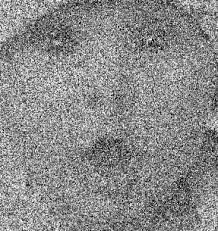
#> input picture Exercise/baby.jpeg, 218 x 231 px; its folder holds only this picture in this run
$ python 07.py
#> lines starting #> are read from the running program, lines starting #| are printed output that depends on the picture; after the words box and inside, x2 and y2 are one past the last pixel; in counts of white or black regions, pixels touching at a corner belong together
import numpy as np
import imageio.v2 as iio
import scipy.ndimage as sn
from skimage import filters, feature # Import feature cho Canny
import matplotlib.pylab as plt
import os

# Đường dẫn đến thư mục chứa ảnh bài tập
exercise_folder = 'Exercise'
output_folder_bai7 = 'Output_Bai7'

# Tạo thư mục output nếu chưa tồn tại
os.makedirs(output_folder_bai7, exist_ok=True)

print(f"\n--- Bắt đầu xử lý Bài tập 7: Xác định biên ảnh từ thư mục '{exercise_folder}' ---")

# Lặp qua tất cả các tệp trong thư mục Exercise
for filename in os.listdir(exercise_folder):
    if filename.lower().endswith(('.png', '.jpg', '.jpeg', '.gif', '.bmp')):
        file_path = os.path.join(exercise_folder, filename)
        base_name = os.path.splitext(filename)[0]

        print(f"\nĐang xử lý ảnh: {filename}")

        try:
            # 1. Mở ảnh và chuyển sang grayscale (sử dụng mode='L' thay cho as_gray) [cite: 5, 6]
            a = iio.imread(file_path, mode='L').astype(np.uint8)
#> a is the input picture: shape (231, 218); min 0, max 255, mean 137.8

            # Hiển thị ảnh gốc
            plt.figure(figsize=(6, 6))
            plt.imshow(a, cmap='gray')
            plt.title(f'Ảnh Gốc ({filename})')
            plt.axis('off')
            plt.show()

            # 2. Khử nhiễu trước khi xác định biên (Quan trọng!) [cite: 46]
            # Gaussian blur là lựa chọn tốt để làm mịn ảnh và giảm nhiễu trước khi phát hiện biên.
            a_denoised = sn.gaussian_filter(a, sigma=1.5) # sigma có thể điều chỉnh để đạt hiệu quả tốt nhất
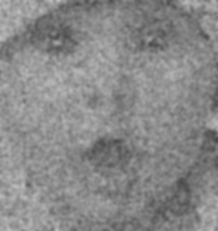
#> a_denoised: shape (231, 218); min 68, max 191, mean 136.8
            print(f"  Đã khử nhiễu cho {filename} bằng Gaussian Filter.")

            # 3. Áp dụng các bộ lọc xác định biên

            # Sobel filter
            # Sobel filter sử dụng 2 kênh để tìm cạnh ngang và dọc của biên ảnh. [cite: 39]
            edges_sobel = filters.sobel(a_denoised)
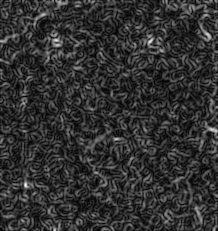
#> edges_sobel: shape (231, 218) float64; min 0, max 0.141, mean 0.0273; drawn with min black and max white
            # Sobel có thể trả về giá trị float, cần chuẩn hóa về 0-255 và uint8 để lưu và hiển thị
            edges_sobel_uint8 = np.clip(edges_sobel * 255 / edges_sobel.max(), 0, 255).astype(np.uint8)
            iio.imsave(os.path.join(output_folder_bai7, f'{base_name}_sobel_edge.png'), edges_sobel_uint8)
            print(f"  Đã áp dụng Sobel Filter và lưu: {base_name}_sobel_edge.png")
            plt.imshow(edges_sobel_uint8, cmap='gray')
            plt.title('Sobel Edge Detection')
            plt.axis('off')
            plt.show()

            # Prewitt filter
            edges_prewitt = filters.prewitt(a_denoised)
            edges_prewitt_uint8 = np.clip(edges_prewitt * 255 / edges_prewitt.max(), 0, 255).astype(np.uint8)
            iio.imsave(os.path.join(output_folder_bai7, f'{base_name}_prewitt_edge.png'), edges_prewitt_uint8)
            print(f"  Đã áp dụng Prewitt Filter và lưu: {base_name}_prewitt_edge.png")
            plt.imshow(edges_prewitt_uint8, cmap='gray')
            plt.title('Prewitt Edge Detection')
            plt.axis('off')
            plt.show()

            # Canny filter
            edges_canny = feature.canny(a_denoised, sigma=3).astype(np.uint8) * 255
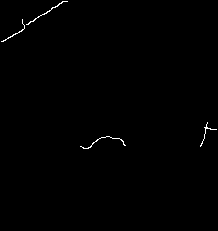
#> edges_canny: shape (231, 218); 0.41% white in thin lines or dots, all inside (x1, y1, x2, y2) = (1, 1, 217, 149)
            iio.imsave(os.path.join(output_folder_bai7, f'{base_name}_canny_edge.png'), edges_canny)
            print(f"  Đã áp dụng Canny Filter và lưu: {base_name}_canny_edge.png")
            plt.imshow(edges_canny, cmap='gray')
            plt.title('Canny Edge Detection')
            plt.axis('off')
            plt.show()

            # Laplacian filter
            # Laplacian detection chỉ sử dụng 1 kênh để xác định biên của đối tượng. [cite: 42]
            # Laplacian rất nhạy cảm với nhiễu, nên việc khử nhiễu trước là rất cần thiết.
            edges_laplacian = sn.laplace(a_denoised)
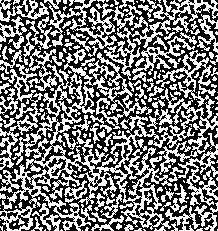
#> edges_laplacian: shape (231, 218); min 0, max 255, mean 118.9
            edges_laplacian_uint8 = np.clip(edges_laplacian + 128, 0, 255).astype(np.uint8) # Dịch để đưa giá trị về 0-255 để hiển thị tốt hơn
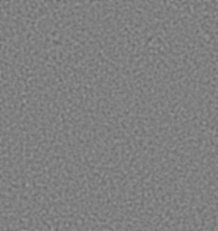
#> edges_laplacian_uint8: shape (231, 218); min 103, max 156, mean 128
            iio.imsave(os.path.join(output_folder_bai7, f'{base_name}_laplacian_edge.png'), edges_laplacian_uint8)
            print(f"  Đã áp dụng Laplacian Filter và lưu: {base_name}_laplacian_edge.png")
            plt.imshow(edges_laplacian_uint8, cmap='gray')
            plt.title('Laplacian Edge Detection')
            plt.axis('off')
            plt.show()

        except Exception as e: # Bắt lỗi để chương trình không dừng đột ngột
            print(f"  Lỗi khi xử lý {filename}: {e}")

print(f"\n--- Hoàn thành xử lý Bài tập 7. Kiểm tra kết quả trong thư mục '{output_folder_bai7}' ---")

$ run again, on Exercise/balloons_noisy.png
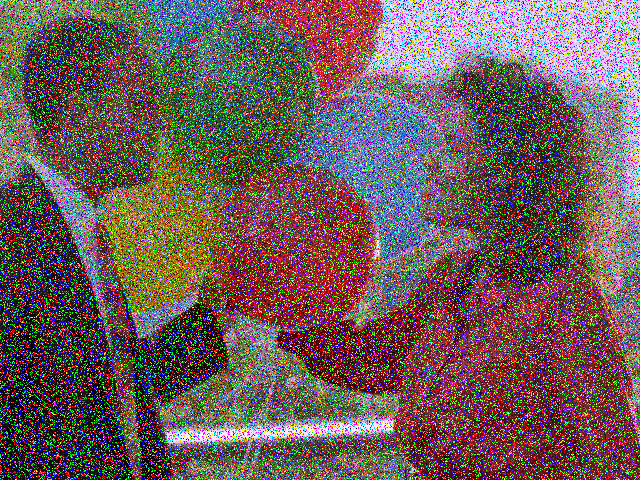
#> input picture Exercise/balloons_noisy.png, 640 x 480 px
#> `edges_canny = feature.canny(a_denoised, sigma=3).astype(np.uint8) * 255`:
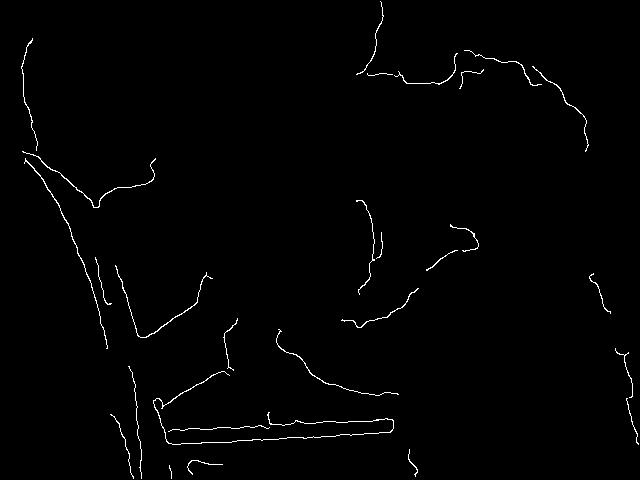
#> edges_canny: shape (480, 640); 1% white in thin lines or dots
#> `edges_laplacian_uint8 = np.clip(edges_laplacian + 128, 0, 255).astype(..`:
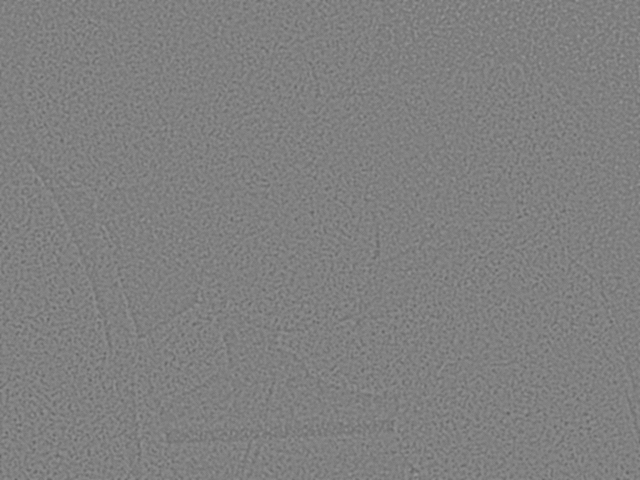
#> edges_laplacian_uint8: shape (480, 640); min 94, max 156, mean 128

$ run again, on Exercise/world_cup.jpg.jpg
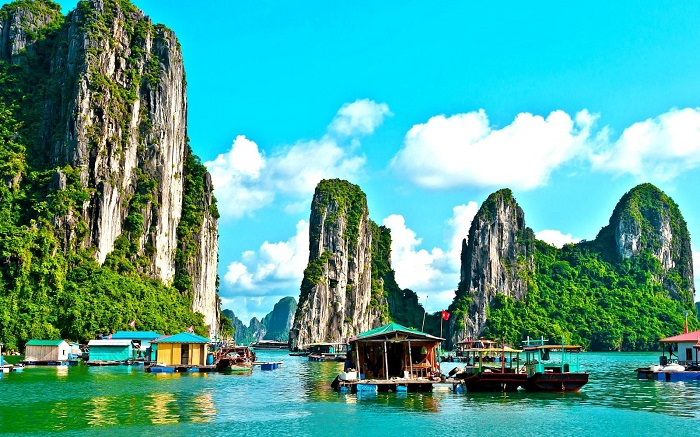
#> input picture Exercise/world_cup.jpg.jpg, 700 x 437 px
#> `edges_canny = feature.canny(a_denoised, sigma=3).astype(np.uint8) * 255`:
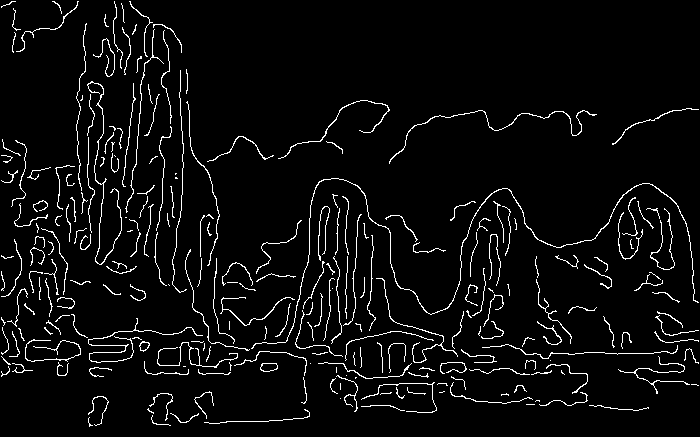
#> edges_canny: shape (437, 700); 4.7% white in thin lines or dots
#> `edges_laplacian_uint8 = np.clip(edges_laplacian + 128, 0, 255).astype(..`:
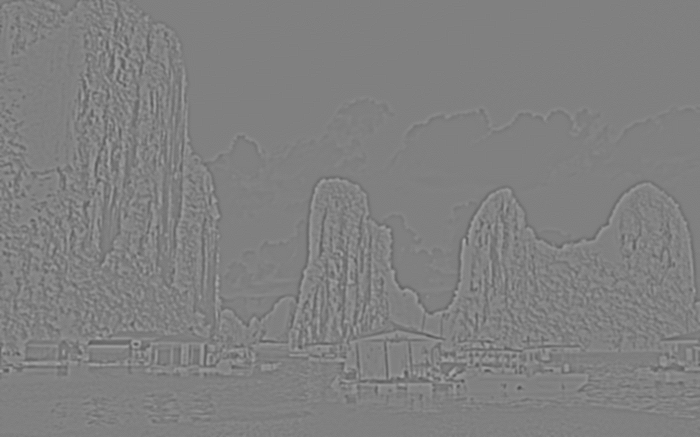
#> edges_laplacian_uint8: shape (437, 700); min 76, max 174, mean 128
